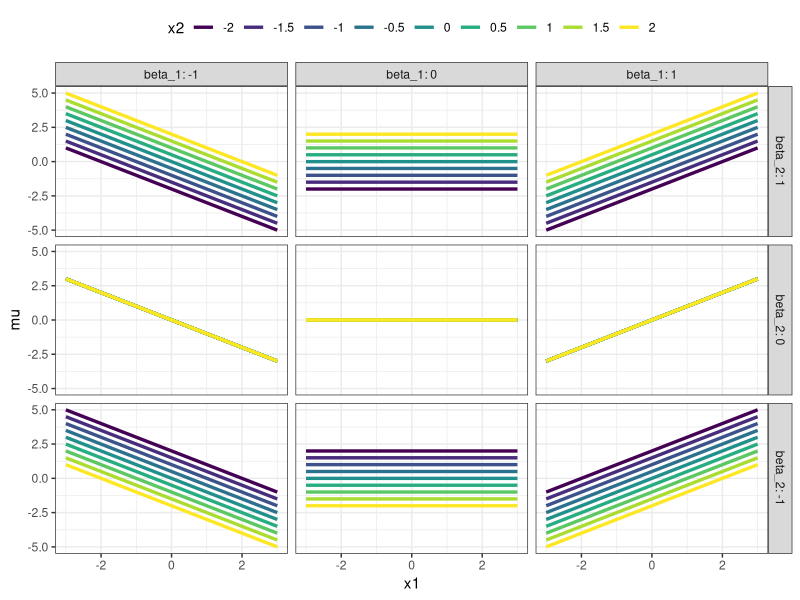
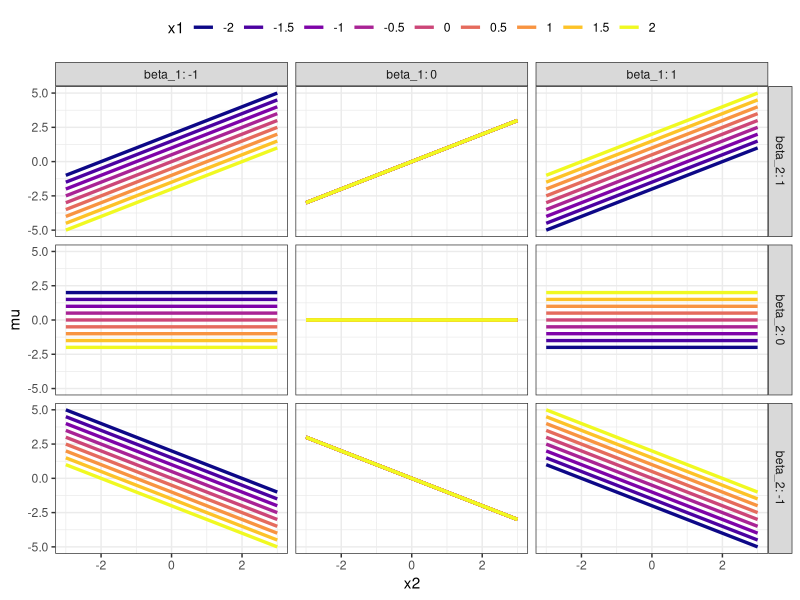
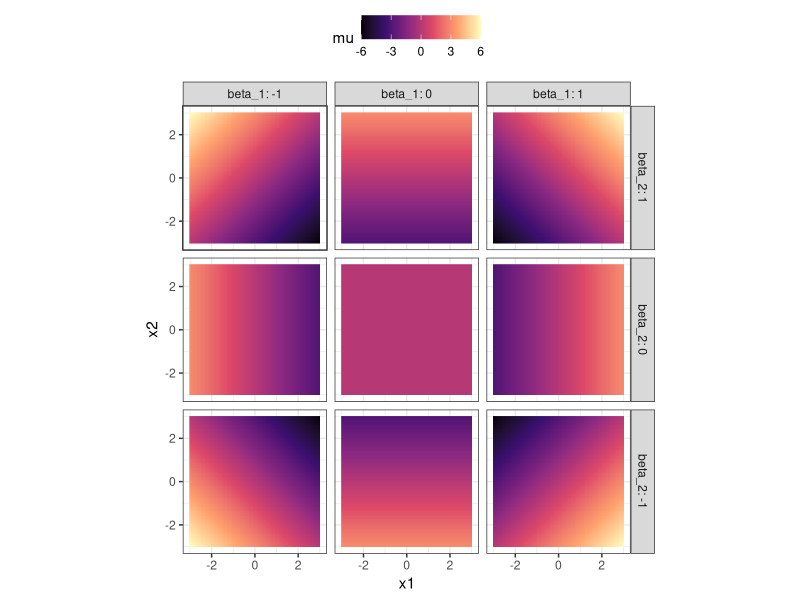
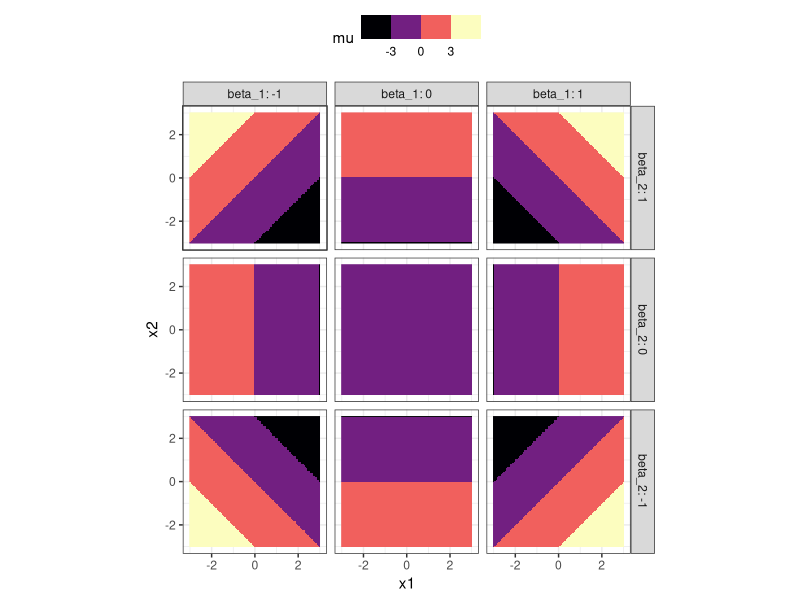
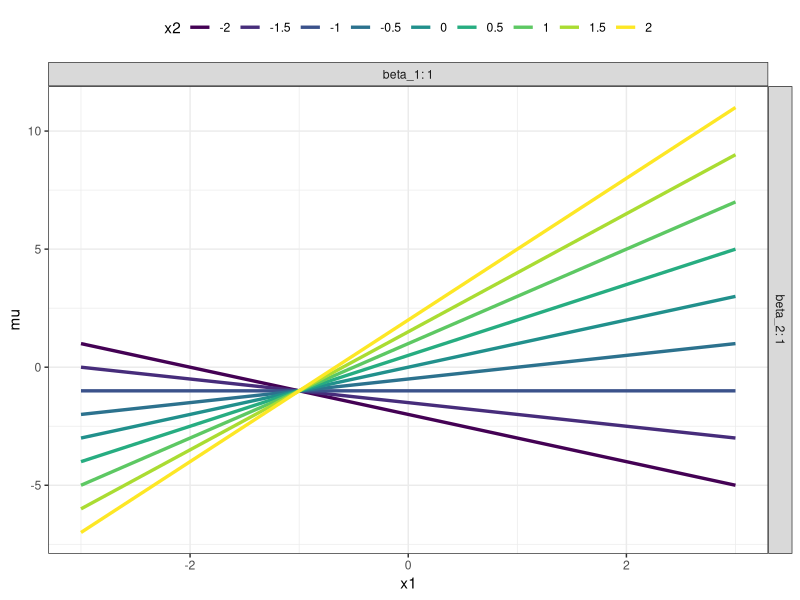
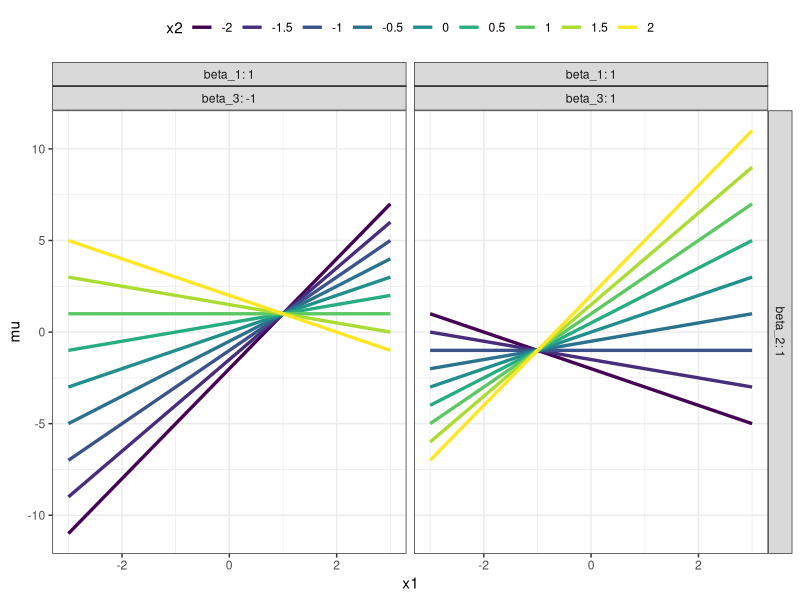
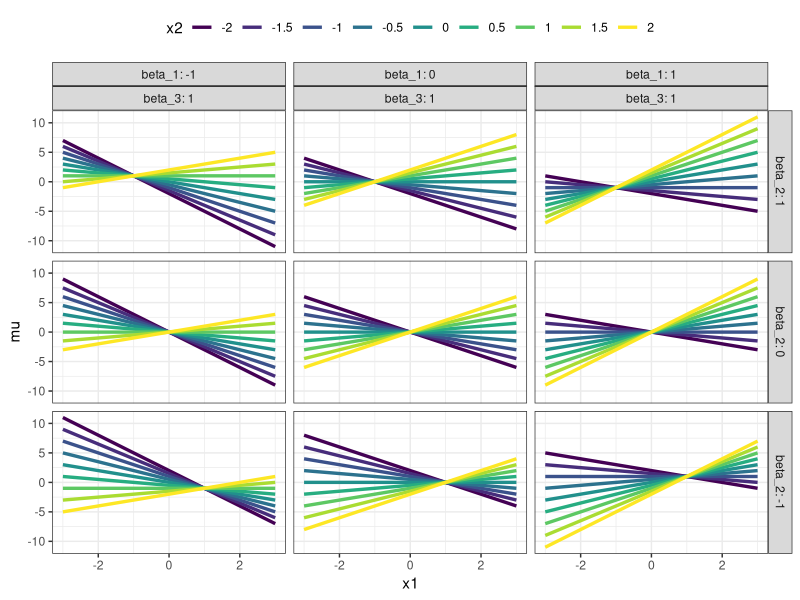
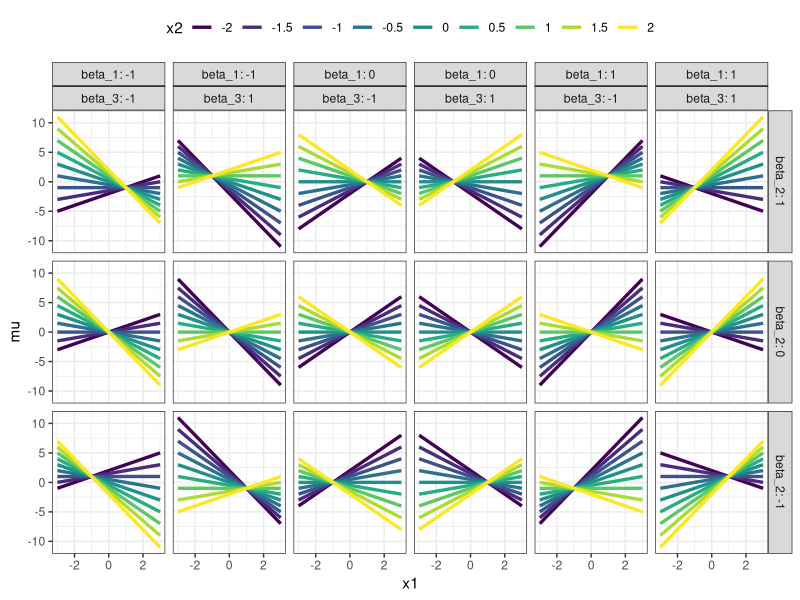

Generate these figures, in order, with R:
### behavior of two continuous inputs, examine additive and interaction
### relationships

library(tidyverse)

### first consider additive terms between two continuous inputs
### (no interaction)

### create a grid of beta coefficients and input values, use more values
### for `x1` than `x2`. the intercept, `beta_0`, is zero for simplicity

beta_input_grid_x1 <- expand.grid(x1 = seq(-3, 3, length.out = 101),
                                  x2 = seq(-2, 2, length.out = 9),
                                  beta_0 = 0,
                                  beta_1 = seq(-2, 2, length.out = 5),
                                  beta_2 = seq(-2, 2, length.out = 5),
                                  KEEP.OUT.ATTRS = FALSE, 
                                  stringsAsFactors = FALSE) %>% 
  as.data.frame() %>% tibble::as_tibble()

### calculate the mean trend (linear predictor) and visualize the
### behavior of the mean trend vs `x1` for different values of `x2`
### use the facets to specifcy the values of slopes
### 
### the figure below shows the trend wrt `x1` is shifted vertically
### based on the value of `x2`

beta_input_grid_x1 %>% 
  mutate(mu = beta_0 + beta_1 * x1 + beta_2 * x2) %>% 
  filter(beta_1 %in% c(-1, 0, 1), beta_2 %in% c(-1, 0, 1)) %>% 
  mutate(beta_2 = forcats::fct_rev(as.factor(beta_2))) %>% 
  ggplot(mapping = aes(x = x1, y = mu)) +
  geom_line(mapping = aes(color = as.factor(x2)),
            size = 1.15) +
  facet_grid(beta_2 ~ beta_1, labeller = "label_both") +
  scale_color_viridis_d("x2") +
  theme_bw() +
  theme(legend.position = "top") +
  guides(color = guide_legend(nrow = 1))

### if we make a grid with many points in `x2` and a few points of `x1`
### we will see similar behavior in that the trend wrt `x2` is shifted
### vertically based on the value of `x1`

beta_input_grid_x2 <- expand.grid(x1 = seq(-2, 2, length.out = 9),
                                  x2 = seq(-3, 3, length.out = 101),
                                  beta_0 = 0,
                                  beta_1 = seq(-2, 2, length.out = 5),
                                  beta_2 = seq(-2, 2, length.out = 5),
                                  KEEP.OUT.ATTRS = FALSE, 
                                  stringsAsFactors = FALSE) %>% 
  as.data.frame() %>% tibble::as_tibble()

beta_input_grid_x2 %>% 
  mutate(mu = beta_0 + beta_1 * x1 + beta_2 * x2) %>% 
  filter(beta_1 %in% c(-1, 0, 1), beta_2 %in% c(-1, 0, 1)) %>% 
  mutate(beta_2 = forcats::fct_rev(as.factor(beta_2))) %>% 
  ggplot(mapping = aes(x = x2, y = mu)) +
  geom_line(mapping = aes(color = as.factor(x1)),
            size = 1.15) +
  facet_grid(beta_2 ~ beta_1, labeller = "label_both") +
  scale_color_viridis_d("x1", option = "plasma") +
  theme_bw() +
  theme(legend.position = "top") +
  guides(color = guide_legend(nrow = 1))

### we can also look at SURFACE plot of the mean trend wrt both
### `x1` and `x2`

beta_input_grid_surface <- expand.grid(x1 = seq(-3, 3, length.out = 101),
                                       x2 = seq(-3, 3, length.out = 101),
                                       beta_0 = 0,
                                       beta_1 = seq(-2, 2, length.out = 5),
                                       beta_2 = seq(-2, 2, length.out = 5),
                                       KEEP.OUT.ATTRS = FALSE, 
                                       stringsAsFactors = FALSE) %>% 
  as.data.frame() %>% tibble::as_tibble()

beta_input_grid_surface %>% 
  mutate(mu = beta_0 + beta_1 * x1 + beta_2 * x2) %>% 
  filter(beta_1 %in% c(-1, 0, 1), beta_2 %in% c(-1, 0, 1)) %>% 
  mutate(beta_2 = forcats::fct_rev(as.factor(beta_2))) %>% 
  ggplot(mapping = aes(x = x1, y = x2)) +
  geom_raster(mapping = aes(fill = mu)) +
  coord_equal() +
  facet_grid(beta_2 ~ beta_1, labeller = "label_both") +
  scale_fill_viridis_c(option = "magma") +
  theme_bw() +
  theme(legend.position = "top")

### a recent addition to the ggplot2 package is to allow automatic
### binning of the viridis colors, can be useful to focus on groups
### of filled regions on a surface rather than a continuous scale

### will not work if you have an old version of ggplot2
beta_input_grid_surface %>% 
  mutate(mu = beta_0 + beta_1 * x1 + beta_2 * x2) %>% 
  filter(beta_1 %in% c(-1, 0, 1), beta_2 %in% c(-1, 0, 1)) %>% 
  mutate(beta_2 = forcats::fct_rev(as.factor(beta_2))) %>% 
  ggplot(mapping = aes(x = x1, y = x2)) +
  geom_raster(mapping = aes(fill = mu)) +
  coord_equal() +
  facet_grid(beta_2 ~ beta_1, labeller = "label_both") +
  scale_fill_viridis_b(option = "magma") +
  theme_bw() +
  theme(legend.position = "top")

### lets now consider what happens if we have an INTERACTION between
### the two continuous inputs. 

### the interaction parameter will be denoted as `beta_3` and the slope 
### of the `x1 * x2` predictor or feature

### make a grid of points to focus on the trends with respect to `x1`
### at a few distinct values of `x2`

beta_input_grid_interact_x1 <- expand.grid(x1 = seq(-3, 3, length.out = 101),
                                           x2 = seq(-2, 2, length.out = 9),
                                           beta_0 = 0,
                                           beta_1 = seq(-2, 2, length.out = 5),
                                           beta_2 = seq(-2, 2, length.out = 5),
                                           beta_3 = seq(-2, 2, length.out = 5),
                                           KEEP.OUT.ATTRS = FALSE, 
                                           stringsAsFactors = FALSE) %>% 
  as.data.frame() %>% tibble::as_tibble()

### let's first consider what happens when the slopes all equal 1

beta_input_grid_interact_x1 %>% 
  mutate(mu = beta_0 + beta_1 * x1 + beta_2 * x2 + beta_3 * x1 * x2) %>% 
  filter(beta_1 %in% c(1), beta_2 %in% c(1), beta_3 %in% c(1)) %>% 
  mutate(beta_2 = forcats::fct_rev(as.factor(beta_2))) %>% 
  ggplot(mapping = aes(x = x1, y = mu)) +
  geom_line(mapping = aes(color = as.factor(x2),
                          group = interaction(beta_1, beta_2, beta_3, x2)),
            size = 1.15) +
  facet_grid(beta_2 ~ beta_1, labeller = "label_both") +
  scale_color_viridis_d("x2") +
  theme_bw() +
  theme(legend.position = "top") +
  guides(color = guide_legend(nrow = 1))

### the trend with respect to `x1` now DEPENDS on the value of `x2` !!!!

### let's look at two values of `beta_3`: +1 and -1
### `beta_3` will be shown on the horizontal facet WITH `beta_1`

beta_input_grid_interact_x1 %>% 
  mutate(mu = beta_0 + beta_1 * x1 + beta_2 * x2 + beta_3 * x1 * x2) %>% 
  filter(beta_1 %in% c(1), beta_2 %in% c(1), beta_3 %in% c(-1, 1)) %>% 
  mutate(beta_2 = forcats::fct_rev(as.factor(beta_2))) %>% 
  ggplot(mapping = aes(x = x1, y = mu)) +
  geom_line(mapping = aes(color = as.factor(x2),
                          group = interaction(beta_1, beta_2, beta_3, x2)),
            size = 1.15) +
  facet_grid(beta_2 ~ beta_1 + beta_3, labeller = "label_both") +
  scale_color_viridis_d("x2") +
  theme_bw() +
  theme(legend.position = "top") +
  guides(color = guide_legend(nrow = 1))

### look at multiple values of the main effect coefficents, `beta_1` and `beta_2`
### for FIXED value of the interaction term, `beta_3`
beta_input_grid_interact_x1 %>% 
  mutate(mu = beta_0 + beta_1 * x1 + beta_2 * x2 + beta_3 * x1 * x2) %>% 
  filter(beta_1 %in% c(-1, 0, 1), beta_2 %in% c(-1, 0, 1), beta_3 %in% c(1)) %>% 
  mutate(beta_2 = forcats::fct_rev(as.factor(beta_2))) %>% 
  ggplot(mapping = aes(x = x1, y = mu)) +
  geom_line(mapping = aes(color = as.factor(x2),
                          group = interaction(beta_1, beta_2, beta_3, x2)),
            size = 1.15) +
  facet_grid(beta_2 ~ beta_1 + beta_3, labeller = "label_both") +
  scale_color_viridis_d("x2") +
  theme_bw() +
  theme(legend.position = "top") +
  guides(color = guide_legend(nrow = 1))

### use 2 values of `beta_3`: -1 and + 1
beta_input_grid_interact_x1 %>% 
  mutate(mu = beta_0 + beta_1 * x1 + beta_2 * x2 + beta_3 * x1 * x2) %>% 
  filter(beta_1 %in% c(-1, 0, 1), beta_2 %in% c(-1, 0, 1), beta_3 %in% c(-1, 1)) %>% 
  mutate(beta_2 = forcats::fct_rev(as.factor(beta_2))) %>% 
  ggplot(mapping = aes(x = x1, y = mu)) +
  geom_line(mapping = aes(color = as.factor(x2),
                          group = interaction(beta_1, beta_2, beta_3, x2)),
            size = 1.15) +
  facet_grid(beta_2 ~ beta_1 + beta_3, labeller = "label_both") +
  scale_color_viridis_d("x2") +
  theme_bw() +
  theme(legend.position = "top") +
  guides(color = guide_legend(nrow = 1))

### if we focus on the trend with respect to `x2` we will see similar behavior
### the trend now depends on the value of `x1` !!!

beta_input_grid_interact_x2 <- expand.grid(x1 = seq(-2, 2, length.out = 9),
                                           x2 = seq(-3, 3, length.out = 101),
                                           beta_0 = 0,
                                           beta_1 = seq(-2, 2, length.out = 5),
                                           beta_2 = seq(-2, 2, length.out = 5),
                                           beta_3 = seq(-2, 2, length.out = 5),
                                           KEEP.OUT.ATTRS = FALSE, 
                                           stringsAsFactors = FALSE) %>% 
  as.data.frame() %>% tibble::as_tibble()

### all slopes equal to 1

beta_input_grid_interact_x2 %>% 
  mutate(mu = beta_0 + beta_1 * x1 + beta_2 * x2 + beta_3 * x1 * x2) %>% 
  filter(beta_1 %in% c(1), beta_2 %in% c(1), beta_3 %in% c(1)) %>% 
  mutate(beta_2 = forcats::fct_rev(as.factor(beta_2))) %>% 
  ggplot(mapping = aes(x = x2, y = mu)) +
  geom_line(mapping = aes(color = as.factor(x1),
                          group = interaction(beta_1, beta_2, beta_3, x1)),
            size = 1.15) +
  facet_grid(beta_2 ~ beta_1, labeller = "label_both") +
  scale_color_viridis_d("x1", option = 'plasma') +
  theme_bw() +
  theme(legend.position = "top") +
  guides(color = guide_legend(nrow = 1))

### two values of `beta_3`: -1 and +1
beta_input_grid_interact_x2 %>% 
  mutate(mu = beta_0 + beta_1 * x1 + beta_2 * x2 + beta_3 * x1 * x2) %>% 
  filter(beta_1 %in% c(1), beta_2 %in% c(1), beta_3 %in% c(-1, 1)) %>% 
  mutate(beta_2 = forcats::fct_rev(as.factor(beta_2))) %>% 
  ggplot(mapping = aes(x = x2, y = mu)) +
  geom_line(mapping = aes(color = as.factor(x1),
                          group = interaction(beta_1, beta_2, beta_3, x1)),
            size = 1.15) +
  facet_grid(beta_2 + beta_3 ~ beta_1, labeller = "label_both") +
  scale_color_viridis_d("x1", option = 'plasma') +
  theme_bw() +
  theme(legend.position = "top") +
  guides(color = guide_legend(nrow = 1))

### fixed value of `beta_3` and multiple values of the main effect terms
beta_input_grid_interact_x2 %>% 
  mutate(mu = beta_0 + beta_1 * x1 + beta_2 * x2 + beta_3 * x1 * x2) %>% 
  filter(beta_1 %in% c(-1, 0, 1), beta_2 %in% c(-1, 0, 1), beta_3 %in% c(1)) %>% 
  mutate(beta_2 = forcats::fct_rev(as.factor(beta_2))) %>% 
  ggplot(mapping = aes(x = x2, y = mu)) +
  geom_line(mapping = aes(color = as.factor(x1),
                          group = interaction(beta_1, beta_2, beta_3, x1)),
            size = 1.15) +
  facet_grid(beta_2 + beta_3 ~ beta_1, labeller = "label_both") +
  scale_color_viridis_d("x1", option = 'plasma') +
  theme_bw() +
  theme(legend.position = "top") +
  guides(color = guide_legend(nrow = 1))

### use 2 values for `beta_3`: -1 and +1
beta_input_grid_interact_x2 %>% 
  mutate(mu = beta_0 + beta_1 * x1 + beta_2 * x2 + beta_3 * x1 * x2) %>% 
  filter(beta_1 %in% c(-1, 0, 1), beta_2 %in% c(-1, 0, 1), beta_3 %in% c(-1, 1)) %>% 
  mutate(beta_2 = forcats::fct_rev(as.factor(beta_2))) %>% 
  ggplot(mapping = aes(x = x2, y = mu)) +
  geom_line(mapping = aes(color = as.factor(x1),
                          group = interaction(beta_1, beta_2, beta_3, x1)),
            size = 1.15) +
  facet_grid(beta_2 + beta_3 ~ beta_1, labeller = "label_both") +
  scale_color_viridis_d("x1", option = 'plasma') +
  theme_bw() +
  theme(legend.position = "top") +
  guides(color = guide_legend(nrow = 1))

### we can likewise study the surface of the mean trend with respect to
### both `x1` and `x2` 
beta_input_grid_interact_surface <- expand.grid(x1 = seq(-3, 3, length.out = 101),
                                                x2 = seq(-3, 3, length.out = 101),
                                                beta_0 = 0,
                                                beta_1 = seq(-2, 2, length.out = 5),
                                                beta_2 = seq(-2, 2, length.out = 5),
                                                beta_3 = seq(-2, 2, length.out = 5),
                                                KEEP.OUT.ATTRS = FALSE, 
                                                stringsAsFactors = FALSE) %>% 
  as.data.frame() %>% tibble::as_tibble()

### look at the surface with all coefficients set equal to +1 (except the intercept
### which has been 0 throughout this script)

beta_input_grid_interact_surface %>% 
  mutate(mu = beta_0 + beta_1 * x1 + beta_2 * x2 + beta_3 * x1 * x2) %>% 
  filter(beta_1 %in% c(1), beta_2 %in% c(1), beta_3 %in% c(1)) %>% 
  mutate(beta_2 = forcats::fct_rev(as.factor(beta_2))) %>% 
  ggplot(mapping = aes(x = x1, y = x2)) +
  geom_raster(mapping = aes(fill = mu)) +
  coord_equal() +
  facet_grid(beta_2 ~ beta_1 + beta_3, labeller = "label_both") +
  scale_fill_viridis_c(option = 'magma') +
  theme_bw() +
  theme(legend.position = "top")

### and sometimes using a binned or dsicrete scale helps make it easier
### to see the behavior
beta_input_grid_interact_surface %>% 
  mutate(mu = beta_0 + beta_1 * x1 + beta_2 * x2 + beta_3 * x1 * x2) %>% 
  filter(beta_1 %in% c(1), beta_2 %in% c(1), beta_3 %in% c(1)) %>% 
  mutate(beta_2 = forcats::fct_rev(as.factor(beta_2))) %>% 
  ggplot(mapping = aes(x = x1, y = x2)) +
  geom_raster(mapping = aes(fill = mu)) +
  coord_equal() +
  facet_grid(beta_2 ~ beta_1 + beta_3, labeller = "label_both") +
  scale_fill_viridis_b(option = 'magma') +
  theme_bw() +
  theme(legend.position = "top")

### look at multiple values of the interaction term
beta_input_grid_interact_surface %>% 
  mutate(mu = beta_0 + beta_1 * x1 + beta_2 * x2 + beta_3 * x1 * x2) %>% 
  filter(beta_1 %in% c(1), beta_2 %in% c(1), beta_3 %in% c(-1, 0, 1)) %>% 
  mutate(beta_2 = forcats::fct_rev(as.factor(beta_2))) %>% 
  ggplot(mapping = aes(x = x1, y = x2)) +
  geom_raster(mapping = aes(fill = mu)) +
  coord_equal() +
  facet_grid(beta_2 ~ beta_1 + beta_3, labeller = "label_both") +
  scale_fill_viridis_b(option = 'magma') +
  theme_bw() +
  theme(legend.position = "top")

### fixed INTERACTION TERM with multiple values of the MAIN EFFECTS
### first, `beta_3` = -1
beta_input_grid_interact_surface %>% 
  mutate(mu = beta_0 + beta_1 * x1 + beta_2 * x2 + beta_3 * x1 * x2) %>% 
  filter(beta_1 %in% c(-1, 0, 1), beta_2 %in% c(-1, 0, 1), beta_3 %in% c(-1)) %>% 
  mutate(beta_2 = forcats::fct_rev(as.factor(beta_2))) %>% 
  ggplot(mapping = aes(x = x1, y = x2)) +
  geom_raster(mapping = aes(fill = mu)) +
  coord_equal() +
  facet_grid(beta_2 ~ beta_1 + beta_3, labeller = "label_both") +
  scale_fill_viridis_b(option = 'magma') +
  theme_bw() +
  theme(legend.position = "top")

### next `beta_3` = 0 -- so NO INTERACTION!!! equivalent to additive relationships!
beta_input_grid_interact_surface %>% 
  mutate(mu = beta_0 + beta_1 * x1 + beta_2 * x2 + beta_3 * x1 * x2) %>% 
  filter(beta_1 %in% c(-1, 0, 1), beta_2 %in% c(-1, 0, 1), beta_3 %in% c(0)) %>% 
  mutate(beta_2 = forcats::fct_rev(as.factor(beta_2))) %>% 
  ggplot(mapping = aes(x = x1, y = x2)) +
  geom_raster(mapping = aes(fill = mu)) +
  coord_equal() +
  facet_grid(beta_2 ~ beta_1 + beta_3, labeller = "label_both") +
  scale_fill_viridis_b(option = 'magma') +
  theme_bw() +
  theme(legend.position = "top")

### and now `beta_3` = 1
beta_input_grid_interact_surface %>% 
  mutate(mu = beta_0 + beta_1 * x1 + beta_2 * x2 + beta_3 * x1 * x2) %>% 
  filter(beta_1 %in% c(-1, 0, 1), beta_2 %in% c(-1, 0, 1), beta_3 %in% c(1)) %>% 
  mutate(beta_2 = forcats::fct_rev(as.factor(beta_2))) %>% 
  ggplot(mapping = aes(x = x1, y = x2)) +
  geom_raster(mapping = aes(fill = mu)) +
  coord_equal() +
  facet_grid(beta_2 ~ beta_1 + beta_3, labeller = "label_both") +
  scale_fill_viridis_b(option = 'magma') +
  theme_bw() +
  theme(legend.position = "top")

### show all `beta_3` values at once
beta_input_grid_interact_surface %>% 
  mutate(mu = beta_0 + beta_1 * x1 + beta_2 * x2 + beta_3 * x1 * x2) %>% 
  filter(beta_1 %in% c(-1, 0, 1), beta_2 %in% c(-1, 0, 1), beta_3 %in% c(-1, 0, 1)) %>% 
  mutate(beta_2 = forcats::fct_rev(as.factor(beta_2))) %>% 
  ggplot(mapping = aes(x = x1, y = x2)) +
  geom_raster(mapping = aes(fill = mu)) +
  coord_equal() +
  facet_grid(beta_2 ~ beta_1 + beta_3, labeller = "label_both") +
  scale_fill_viridis_b(option = 'magma') +
  theme_bw() +
  theme(legend.position = "top")
